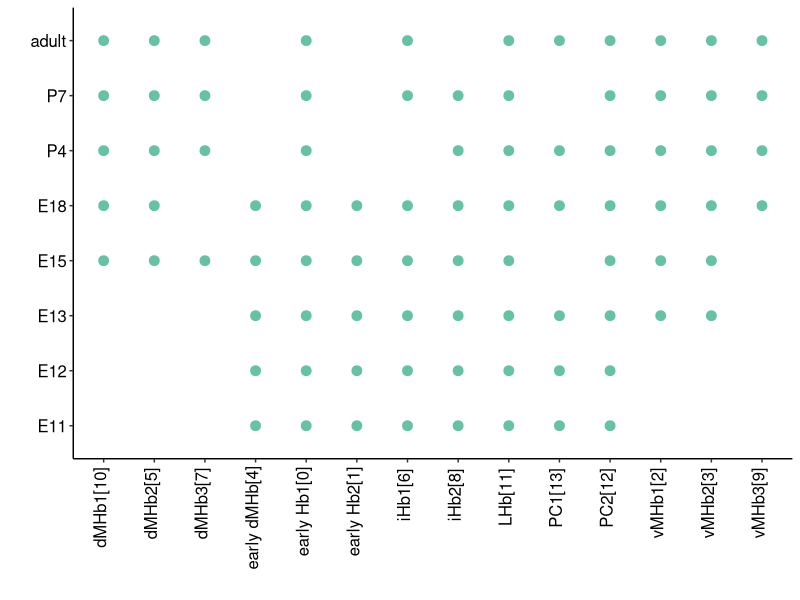

Source code (R): (Note: this script raises an error after producing the figure.)
##### plotting time point distribution in each cluster for the Kim et al 2020 and LaManno et al 2016 datasets #####
# author: Juliska E Boer
# date: 25 Nov 2020

#load packages
setwd("E:/")
library(ggplot2)

#create Dev Hb dataframe
hb_ages <- data.frame(c(rep("early Hb1[0]",8), rep("early Hb2[1]", 5), rep("vMHb1[2]", 6), rep("vMHb2[3]", 6), rep("early dMHb[4]", 5),
                          rep("dMHb2[5]", 5), rep("iHb1[6]", 7), rep("dMHb3[7]", 4), rep("iHb2[8]", 7), rep("vMHb3[9]", 4), rep("dMHb1[10]", 5), 
                          rep("LHb[11]", 8), rep("PC2[12]", 8), rep("PC1[13]", 6)), 
                        c("E11", "E12", "E13", "E15", "E18", "P4", "P7", "adult",
                          "E11", "E12", "E13", "E15", "E18",
                          "E13", "E15", "E18", "P4", "P7", "adult",
                          "E13", "E15", "E18", "P4", "P7", "adult",
                          "E11", "E12", "E13", "E15", "E18",
                          "E15", "E18", "P4", "P7", "adult",
                          "E11", "E12", "E13", "E15", "E18", "P7", "adult",
                          "E15", "P4", "P7", "adult",
                          "E11", "E12", "E13", "E15", "E18", "P4", "P7",
                          "E18", "P4", "P7", "adult",
                          "E15", "E18", "P4", "P7", "adult",
                          "E11", "E12", "E13", "E15", "E18", "P4", "P7", "adult",
                          "E11", "E12", "E13", "E15", "E18", "P4", "P7", "adult",
                          "E11", "E12", "E13", "E18", "P4", "adult")) 
colnames(hb_ages) <- c("cluster", "timepoint")
positions <- c("E11", "E12", "E13", "E15", "E18", "P4", "P7", "adult")

#plot
ggplot(hb_ages, aes(y=timepoint, x=cluster)) + geom_point(stat="identity", position="dodge", color="#66c2a5", size=3) +
  theme(axis.text.x = element_text(angle=90, hjust=0.95,vjust=0.2, color="black", size=12),
        axis.text.y = element_text(color="black", size=12),
        axis.title = element_text(size=14),
        panel.grid.major = element_blank(), panel.grid.minor = element_blank(),
        panel.background = element_blank(), axis.line = element_line(colour = "black"),
        strip.text = element_text(face="bold", size=14),
        legend.text = element_text(size=12, color="black"),
        legend.title = element_text(size=13, color="black")) + xlab("") + ylab("") + scale_y_discrete(limits = positions) + #use rev() when E10 at top
  ggsave("figures/DevelopmentalHb/DevHb_Sampling-adult.pdf")
